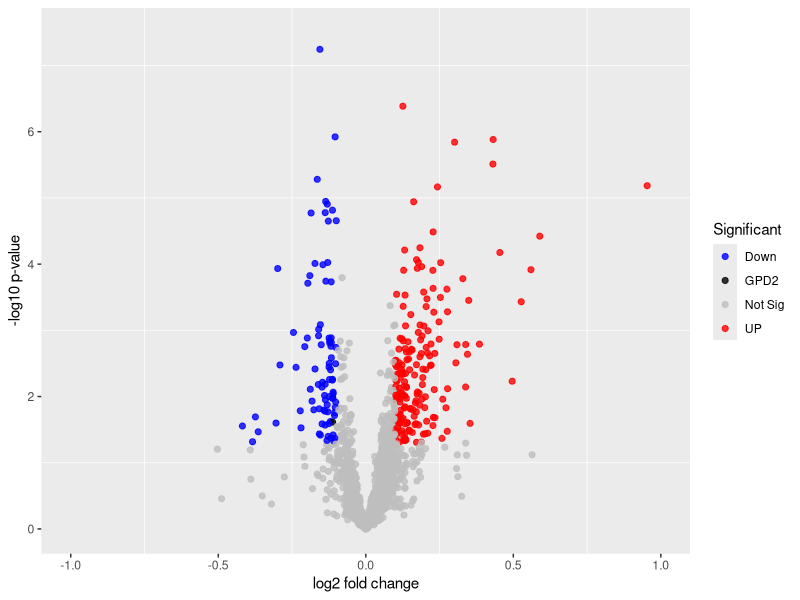

This figure's R source:
setwd("E:/TEST3/")
diff_gene <- read.table("protein_G3_G1.txt", sep="\t", header=TRUE, row.names=1)
diff_gene=as.data.frame(diff_gene)
gene_list=diff_gene[,c("G3_vs_G1ratio","p.value")]
gene_list$G3_vs_G1ratio<-log10(gene_list$G3_vs_G1ratio)
colnames(gene_list)=c("logFC","padj")
gene_list$threshold = as.factor(abs(gene_list$logFC) > 0.1 & gene_list$padj < 0.05)
colored_point<-gene_list[gene_list$threshold == "TRUE",]
Spgenes<-colored_point[rownames(colored_point) == "GPD2" ,]
gene_list$threshold<-as.character(gene_list$threshold)
gene_list$threshold[which(rownames(gene_list) == "GPD2" )]<-"GPD2"
gene_list$threshold[which(gene_list$logFC >0.1 & gene_list$threshold ==TRUE)] <- "UP"
colnames(gene_list)[3]<-"Significant"
gene_list$Significant[which(gene_list$Significant == "TRUE")]<-"Down"
gene_list$Significant[which(gene_list$Significant == "FALSE")]<-"Not Sig"
Mycolors<-c("Blue","Black","Gray","Red")
library("ggplot2")
pdf("vocano.pdf")

g = ggplot(data=gene_list, aes(x=logFC, y=-log10(padj),color=Significant)) + geom_point(alpha=0.8, size=1.75)  + xlim(c(-1, 1)) + ylim(c(0, 7.5)) +xlab("log2 fold change") + ylab("-log10 p-value") + theme_set(theme_bw()) + theme(panel.grid.major=element_line(colour=NA)) + scale_color_manual(values = Mycolors)
print(g)
dev.off()
